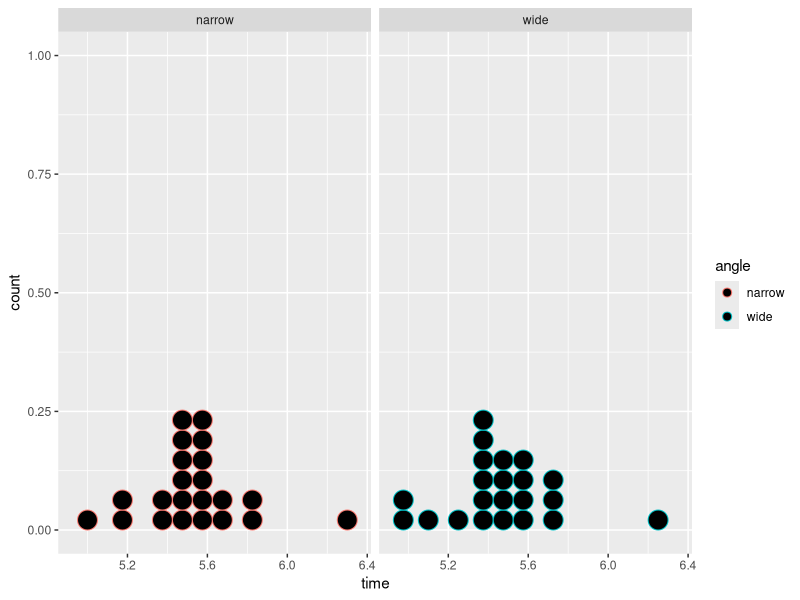
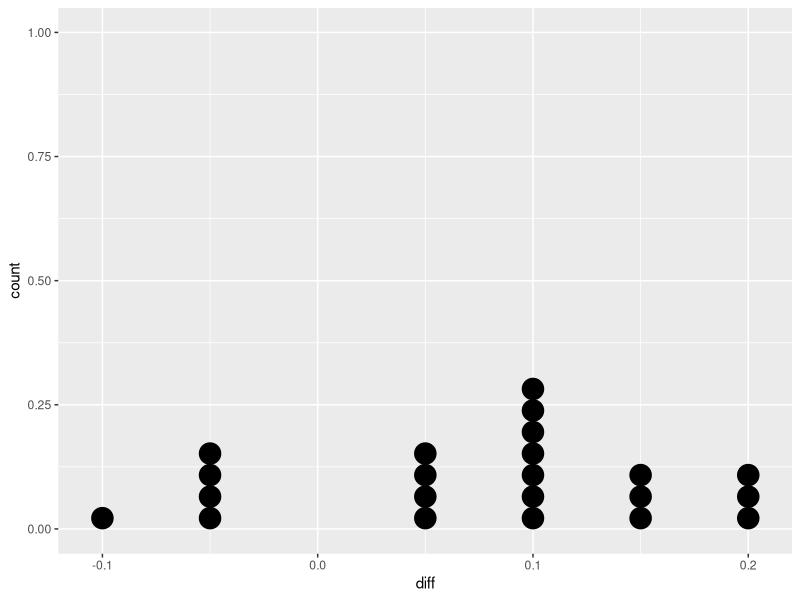
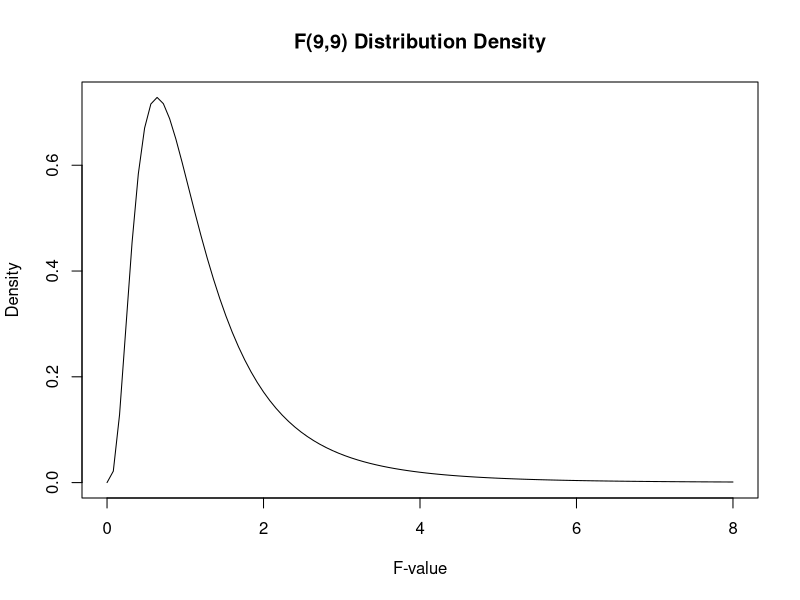

These figures' R source, in order:
## ---- chunk 1
prop.test(x=c(158,109), n=c(444,922))
## ---- chunk 2
prop.test(x=c(158,109), n=c(444,922),alternative="greater",correct=FALSE)
## ---- chunk 3
NutritionStudy<-read.csv("NutritionStudy.csv",header=TRUE)

head(NutritionStudy)
## ---- chunk 4
NutMeanNS<-mean(NutritionStudy$BetaPlasma[NutritionStudy$Smoke=="No"])
NutMeanNS

NutSDNS<-sd(NutritionStudy$BetaPlasma[NutritionStudy$Smoke=="No"])
NutSDNS

size_NS<-sum(with(data=NutritionStudy, Smoke=="No"))
size_NS

NutMeanS<-mean(NutritionStudy$BetaPlasma[NutritionStudy$Smoke=="Yes"])
NutMeanS

NutSDS<-sd(NutritionStudy$BetaPlasma[NutritionStudy$Smoke=="Yes"])
NutSDS

size_S<-sum(with(data=NutritionStudy, Smoke=="Yes"))
size_S
## ---- chunk 5
t.test(BetaPlasma~Smoke,data=NutritionStudy)
## ---- chunk 6
t.test(BetaPlasma~Smoke,data=NutritionStudy, conf.level=0.90)
## ---- chunk 7
ozone<-read.csv("ozone.csv",header=TRUE)

head(ozone)
## ---- chunk 8
ozone$diff<-ozone$Before - ozone$After

head(ozone)
## ---- chunk 9
t.test(ozone$diff)
## ---- chunk 10
t.test(ozone$Before,ozone$After,paired=TRUE)
## ---- chunk 11
t.test(ozone$Before,ozone$After,paired=TRUE,alternative="less")
## ---- chunk 12
#| echo: false

library(tidyr)
library(ggplot2)

bases<-read.csv("bases.csv",header=TRUE)

bases2 <- bases %>% pivot_longer(cols=c('narrow','wide'), names_to='angle',values_to='time')

dotplot<-ggplot(bases2, aes(time)) + geom_dotplot(aes(color=angle),binwidth=0.1) + facet_grid(~angle)
dotplot

bases$diff<-bases$narrow-bases$wide

diff.dot<-ggplot(bases, aes(diff)) + geom_dotplot(binwidth=0.01)
diff.dot

mean(bases$diff)
## ---- chunk 13
t.test(bases$diff)
t.test(time~angle,data=bases2)
## ---- chunk 14
#| echo: false

curve(df(x, df1 = 9, df2 = 9), from = 0, to = 8, main = "F(9,9) Distribution Density", xlab = "F-value", ylab = "Density")
## ---- chunk 15
NutritionStudy<-read.csv("NutritionStudy.csv",header=TRUE)

head(NutritionStudy)
## ---- chunk 16
var.test(Quetelet~Smoke,data=NutritionStudy)
